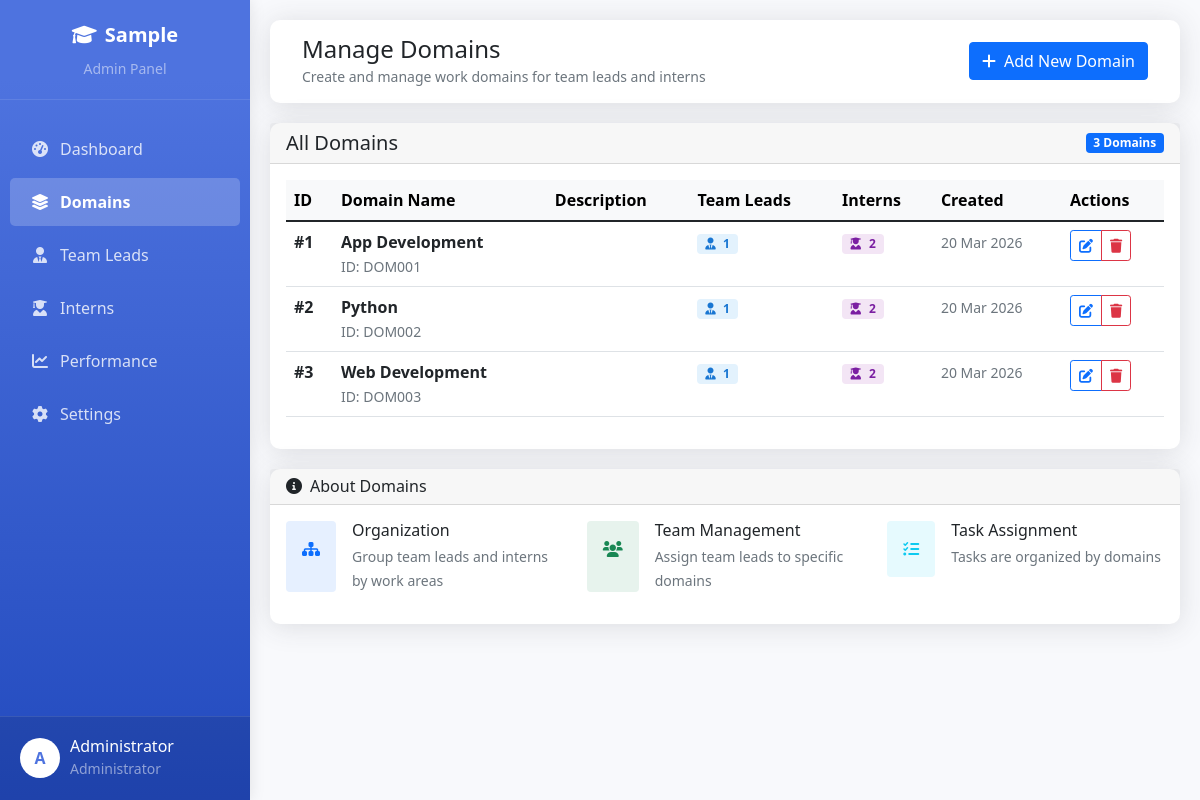
The page /admin/domains/manage.php (signed in) on the database its author committed.
### tables this page shows
CREATE TABLE `company_details` (
  `id` int(11) NOT NULL AUTO_INCREMENT,
  `company_name` varchar(255) NOT NULL,
  `admin_username` varchar(50) NOT NULL,
  `admin_password` varchar(255) NOT NULL,
  `internship_duration` varchar(100) DEFAULT NULL,
  `office_timing` varchar(100) DEFAULT NULL,
  `min_score_for_job` int(11) DEFAULT 70,
  `created_at` timestamp NOT NULL DEFAULT current_timestamp(),
  `updated_at` timestamp NOT NULL DEFAULT current_timestamp() ON UPDATE current_timestamp(),
  PRIMARY KEY (`id`)
);

CREATE TABLE `domains` (
  `id` int(11) NOT NULL AUTO_INCREMENT,
  `domain_name` varchar(100) NOT NULL,
  `description` text DEFAULT NULL,
  `created_by` int(11) DEFAULT NULL,
  `created_at` timestamp NOT NULL DEFAULT current_timestamp(),
  PRIMARY KEY (`id`)
);

### admin/domains/manage.php (the view, shortened to what this page needs)
<?php
require_once '../../config/database.php';
$company_query = "SELECT company_name FROM company_details LIMIT 1";
$company_result = mysqli_query($conn, $company_query);
$company_data = mysqli_fetch_assoc($company_result);
$company_name = $company_data['company_name'] ?? 'Intern Management System';
$domains_query = "
    SELECT d.*,
           (SELECT COUNT(*) FROM users u WHERE u.domain_id = d.id AND u.role = 'team_lead') as teamlead_count,
           (SELECT COUNT(*) FROM users u WHERE u.domain_id = d.id AND u.role = 'intern') as intern_count
    FROM domains d
    ORDER BY d.domain_name ASC
";
$domains_result = mysqli_query($conn, $domains_query);
?>
<!DOCTYPE html>
<html lang="en">
<head>
    <link href="https://cdn.jsdelivr.net/npm/bootstrap@5.1.3/dist/css/bootstrap.min.css" rel="stylesheet">
    <link rel="stylesheet" href="https://cdnjs.cloudflare.com/ajax/libs/font-awesome/6.0.0/css/all.min.css">
</head>
<body>
    <div class="sidebar">
        <div class="sidebar-header">
            <a href="../dashboard.php" class="company-logo">
                <i class="fas fa-graduation-cap me-2"></i><?php echo $company_name; ?>
            </a>
            <small class="text-white-50 d-block mt-2">Admin Panel</small>
        </div>
        <div class="sidebar-menu">
            <a href="../dashboard.php" class="nav-link">
                <i class="fas fa-tachometer-alt"></i>Dashboard
            </a>
            <a href="manage.php" class="nav-link active">
                <i class="fas fa-layer-group"></i>Domains
            </a>
            <a href="../teamlead/manage.php" class="nav-link">
                <i class="fas fa-user-tie"></i>Team Leads
            </a>
            <a href="../intern/manage.php" class="nav-link">
                <i class="fas fa-user-graduate"></i>Interns
            </a>
            <a href="../performance/overview.php" class="nav-link">
                <i class="fas fa-chart-line"></i>Performance
            </a>
            <a href="../settings/company.php" class="nav-link">
                <i class="fas fa-cog"></i>Settings
            </a>
        </div>
        <div class="user-profile">
            <div class="d-flex align-items-center">
                <div class="profile-img">
                    <?php echo strtoupper(substr($_SESSION['full_name'], 0, 1)); ?>
                </div>
                <div>
                    <h6 class="mb-0"><?php echo $_SESSION['full_name']; ?></h6>
                    <small class="text-white-50">Administrator</small>
                </div>
            </div>
        </div>
    </div>
    <div class="main-content">
        <nav class="navbar-top">
            <div class="container-fluid">
                <div class="d-flex justify-content-between align-items-center w-100">
                    <div>
                        <h4 class="mb-0">Manage Domains</h4>
                        <small class="text-muted">Create and manage work domains for team leads and interns</small>
                    </div>
                    <div>
                        <a href="add.php" class="btn btn-primary">
                            <i class="fas fa-plus me-2"></i>Add New Domain
                        </a>
                    </div>
                </div>
            </div>
        </nav>
        <div class="card">
            <div class="card-header d-flex justify-content-between align-items-center">
                <h5 class="mb-0">All Domains</h5>
                <span class="badge bg-primary">
                    <?php echo mysqli_num_rows($domains_result); ?> Domains
                </span>
            </div>
            <div class="card-body">
                <?php if (mysqli_num_rows($domains_result) > 0): ?>
                    <div class="table-responsive">
                        <table class="table table-hover">
                            <thead class="table-light">
                                <tr>
                                    <th>ID</th>
                                    <th>Domain Name</th>
                                    <th>Description</th>
                                    <th>Team Leads</th>
                                    <th>Interns</th>
                                    <th>Created</th>
                                    <th>Actions</th>
                                </tr>
                            </thead>
                            <tbody>
                                <?php
                                $row_number = 1;
                                while($domain = mysqli_fetch_assoc($domains_result)):
                                ?>
                                <tr>
                                    <td><strong>#<?php echo $row_number; ?></strong></td>
                                    <td>
                                        <div class="fw-bold"><?php echo htmlspecialchars($domain['domain_name']); ?></div>
                                        <small class="text-muted">ID: DOM<?php echo str_pad($row_number++, 3, '0', STR_PAD_LEFT); ?></small>
                                    </td>
                                    <td>
                                    </td>
                                    <td>
                                        <span class="badge badge-tl">
                                            <i class="fas fa-user-tie me-1"></i>
                                            <?php echo $domain['teamlead_count']; ?>
                                        </span>
                                    </td>
                                    <td>
                                        <span class="badge badge-intern">
                                            <i class="fas fa-user-graduate me-1"></i>
                                            <?php echo $domain['intern_count']; ?>
                                        </span>
                                    </td>
                                    <td>
                                        <small class="text-muted">
                                            <?php echo date('d M Y', strtotime($domain['created_at'])); ?>
                                        </small>
                                    </td>
                                    <td>
                                        <div class="btn-group btn-group-sm">
                                            <a href="edit.php?id=<?php echo $domain['id']; ?>" class="btn btn-outline-primary">
                                                <i class="fas fa-edit"></i>
                                            </a>
                                            <button onclick="confirmDelete(<?php echo $domain['id']; ?>)" class="btn btn-outline-danger">
                                                <i class="fas fa-trash"></i>
                                            </button>
                                        </div>
                                    </td>
                                </tr>
                                <?php endwhile; ?>
                            </tbody>
                        </table>
                    </div>
                <?php endif; ?>
            </div>
        </div>
        <div class="card">
            <div class="card-header">
                <h6 class="mb-0"><i class="fas fa-info-circle me-2"></i>About Domains</h6>
            </div>
            <div class="card-body">
                <div class="row">
                    <div class="col-md-4 mb-3">
                        <div class="d-flex">
                            <div class="bg-primary bg-opacity-10 p-3 rounded me-3">
                                <i class="fas fa-sitemap text-primary"></i>
                            </div>
                            <div>
                                <h6 class="mb-1">Organization</h6>
                                <small class="text-muted">Group team leads and interns by work areas</small>
                            </div>
                        </div>
                    </div>
                    <div class="col-md-4 mb-3">
                        <div class="d-flex">
                            <div class="bg-success bg-opacity-10 p-3 rounded me-3">
                                <i class="fas fa-users text-success"></i>
                            </div>
                            <div>
                                <h6 class="mb-1">Team Management</h6>
                                <small class="text-muted">Assign team leads to specific domains</small>
                            </div>
                        </div>
                    </div>
                    <div class="col-md-4 mb-3">
                        <div class="d-flex">
                            <div class="bg-info bg-opacity-10 p-3 rounded me-3">
                                <i class="fas fa-tasks text-info"></i>
                            </div>
                            <div>
                                <h6 class="mb-1">Task Assignment</h6>
                                <small class="text-muted">Tasks are organized by domains</small>
                            </div>
                        </div>
                    </div>
                </div>
            </div>
        </div>
    </div>
</body>
</html>

### admin/domains/manage.php (style rules this page uses)
body { background-color: #f8f9fc; font-family: 'Segoe UI', Tahoma, Geneva, Verdana, sans-serif; }
.sidebar { position: fixed; top: 0; left: 0; bottom: 0; width: 250px; background: linear-gradient(180deg, #4e73df 10%, #224abe 100%); color: white; box-shadow: 0 0 15px rgba(0,0,0,0.1); z-index: 1000; }
.main-content { margin-left: 250px; padding: 20px; min-height: 100vh; }
.sidebar-header { padding: 20px; text-align: center; border-bottom: 1px solid rgba(255,255,255,0.1); }
.company-logo { font-size: 20px; font-weight: 700; color: white; text-decoration: none; }
.sidebar-menu { padding: 20px 0; }
.nav-link { color: rgba(255,255,255,0.8); padding: 12px 20px; margin: 5px 10px; border-radius: 5px; transition: all 0.3s; text-decoration: none; display: block; }
.nav-link.active { color: white; background: rgba(255,255,255,0.2); font-weight: 600; }
.nav-link i { width: 20px; margin-right: 10px; text-align: center; }
.user-profile { position: absolute; bottom: 0; left: 0; right: 0; padding: 20px; background: rgba(0,0,0,0.1); border-top: 1px solid rgba(255,255,255,0.1); }
.profile-img { width: 40px; height: 40px; border-radius: 50%; background: white; display: flex; align-items: center; justify-content: center; color: #4e73df; font-weight: bold; margin-right: 10px; }
.navbar-top { background: white; box-shadow: 0 0.15rem 1.75rem 0 rgba(58, 59, 69, 0.15); padding: 15px 20px; margin-bottom: 20px; border-radius: 10px; }
.card { border: none; border-radius: 10px; box-shadow: 0 0.15rem 1.75rem 0 rgba(58, 59, 69, 0.15); margin-bottom: 20px; }
.badge-tl { background-color: #e3f2fd; color: #1976d2; }
.badge-intern { background-color: #f3e5f5; color: #7b1fa2; }

### rows shown on the page
company_details: company_name "Sample"
domains: domain_name "App Development", row_number "001", teamlead_count "1", intern_count "2", created_at "20 Mar 2026"
domains: domain_name "Python", row_number "002", teamlead_count "1", intern_count "2", created_at "20 Mar 2026"
domains: domain_name "Web Development", row_number "003", teamlead_count "1", intern_count "2", created_at "20 Mar 2026"

### other values the page prints
substr($_SESSION['full_name'], 0, 1) "A"
$_SESSION['full_name'] "Administrator"
mysqli_num_rows($domains_result) "3"
